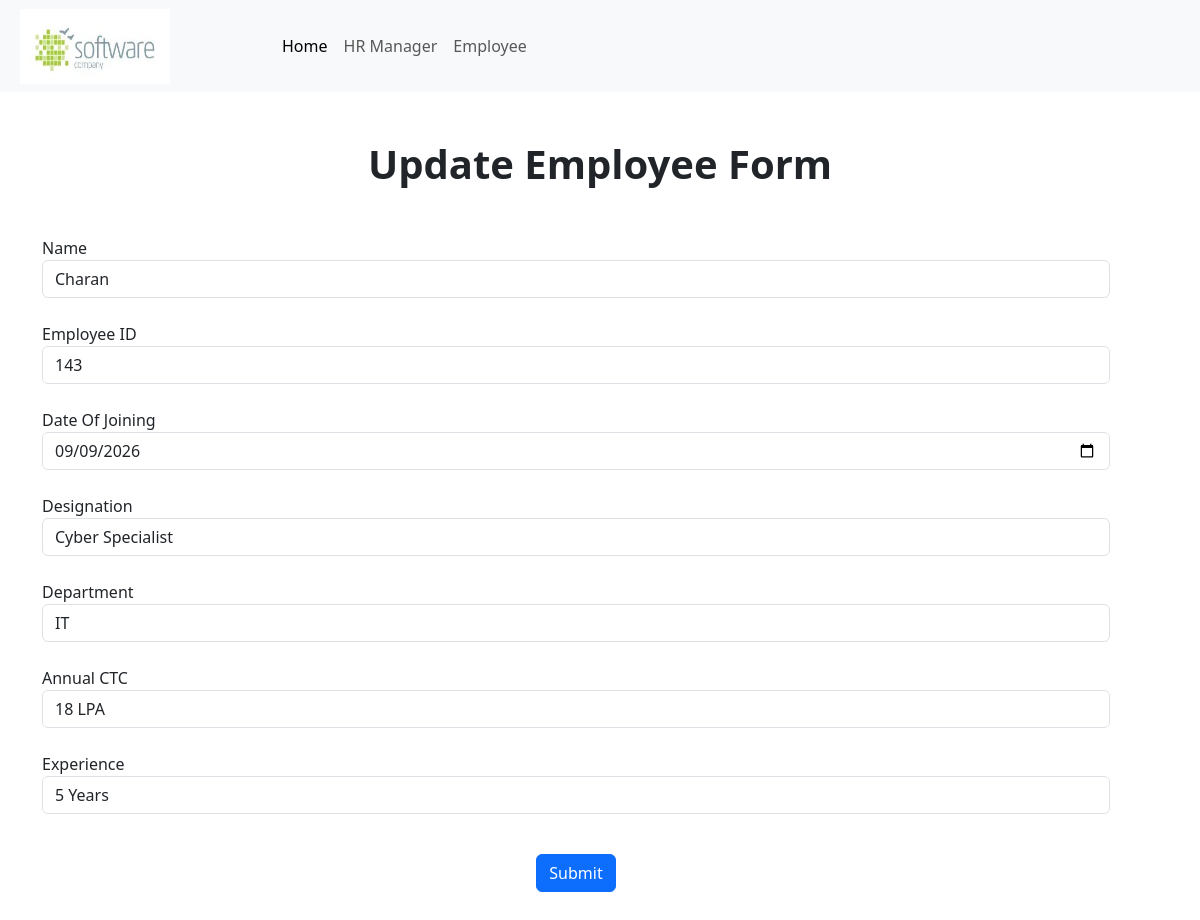
The app's page /empupdate/2/ with its own data.
### empmngt/models.py (models this page shows)
class Employee(models.Model):
    Name = models.CharField(max_length=100)
    Emp_ID = models.CharField(max_length=100)
    Designation = models.CharField(max_length=100)
    Date_of_Joining = models.DateField()
    Department = models.CharField(max_length=100)
    Annual_CTC = models.CharField(max_length=100)
    Experience = models.CharField(max_length=100)

### empmngt/views.py (the view)
# urls.py: path('empupdate/<int:id>/',views.updateview),
def updateview(request, id):
    data = Employee.objects.get(id=id)
    f = EmployeeForm(request.POST, instance=data)
    if f.is_valid():
        f.save()
        return redirect('/viewemp')
    return render(request, 'empmngt/empupdate.html', {'d': data})

### empmngt/middle.py (called while the page is built)
    def __call__(self, request):
        response = self.get_response(request)
        if response.status_code == 404:
            return render(request, 'empmngt/technical_issue.html', status=404)
        return response

### templates/empmngt/empupdate.html (shortened to what this page needs)
{% extends "empmngt/navbar.html" %}
{% block nav_block %}
<section class='container my-5'>
<h1 class='text-center fw-bold mt-5'>Update Employee Form</h1>
<div class='contanier mt-5 mb-2'>
        <form method="POST" class='mt-3 pe-5'>
            Name <input type='text' name='Name' value='{{d.Name}}' class='form-control'><br>
            Employee ID <input type='text' name='Emp_ID' value='{{d.Emp_ID}}' class='form-control'><br>
            Date Of Joining <input type='date' name='Date_of_Joining' value='{{ d.Date_of_Joining|date:'Y-m-d'}}' class='form-control'><br>
            Designation <input type='text' name='Designation' value='{{d.Designation}}' class='form-control'><br>
            Department <input type='text' name='Department' value='{{d.Department}}' class='form-control'><br>
            Annual CTC <input type='text' name='Annual_CTC' value='{{d.Annual_CTC}}' class='form-control'><br>
            Experience <input type='text' name='Experience' value='{{d.Experience}}' class='form-control'><br>
            <a href='/viewemp/'><input type="submit" class="btn btn-primary my-3 mx-auto d-block" value="Submit"></a>
        </form>
    </div>
</section>
{% endblock %}

### records on screen
Employee: Name "Charan", Emp_ID "143", Date_of_Joining "09/09/2026", Designation "Cyber Specialist", Department "IT", Annual_CTC "18 LPA", Experience "5 Years"
